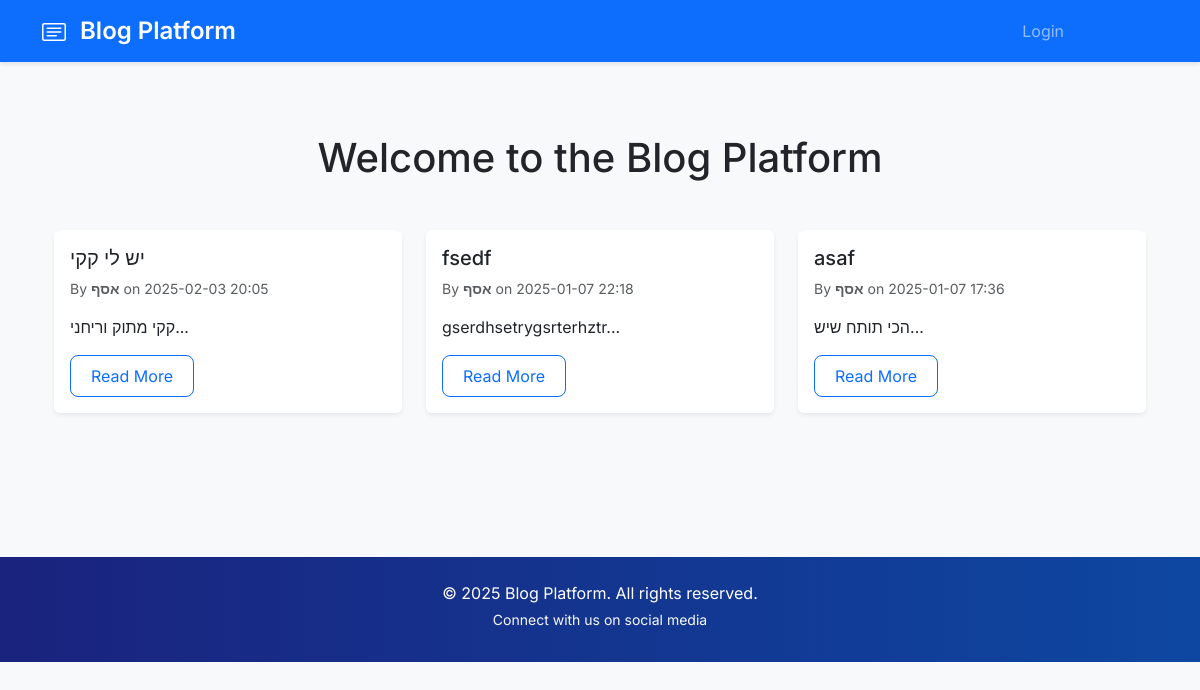
The page / on the database its author committed.
### app/models.py (models this page shows, shortened)
class Post(db.Model):
    id = db.Column(db.Integer, primary_key=True)
    title = db.Column(db.String(150), nullable=False)
    content = db.Column(db.Text, nullable=False)
    date_posted = db.Column(db.DateTime, default=datetime.utcnow)
    user_id = db.Column(db.Integer, db.ForeignKey('user.id'), nullable=False)
    comments = db.relationship('Comment', backref='post', lazy=True)

class User(db.Model, UserMixin):
    id = db.Column(db.Integer, primary_key=True)
    username = db.Column(db.String(150), unique=True, nullable=False)
    email = db.Column(db.String(150), unique=True, nullable=False)
    password = db.Column(db.String(150), nullable=False)
    is_admin = db.Column(db.Boolean, default=False)
    posts = db.relationship('Post', backref='author', lazy=True)
    comments = db.relationship('Comment', backref='author', lazy=True)

### app/routes/post_routes.py (the view)
@bp.route('/')
def home():
    page = request.args.get('page', 1, type=int)
    posts = Post.query.order_by(Post.date_posted.desc()).paginate(page=page, per_page=5)
    return render_template('home.html', posts=posts.items, pagination=posts)

### app/templates/home.html (shortened to what this page needs)
{% extends 'base.html' %}
{% block content %}
<div class="container py-5">
    <h1 class="text-center mb-5">Welcome to the Blog Platform</h1>
    <div class="row">
        {% for post in posts %}
            <div class="col-md-6 col-lg-4 mb-4">
                <div class="card h-100 shadow-sm">
                    <div class="card-body">
                        <h5 class="card-title">
                            <a href="{{ url_for('post.post_detail', post_id=post.id) }}" class="text-decoration-none text-dark">
                                {{ post.title }}
                            </a>
                        </h5>
                        <p class="text-muted small">By <strong>{{ post.author.username }}</strong> on {{ post.date_posted.strftime('%Y-%m-%d %H:%M') }}</p>
                        <p class="card-text">{{ post.content[:100] }}...</p>
                        <a href="{{ url_for('post.post_detail', post_id=post.id) }}" class="btn btn-outline-primary">Read More</a>
                    </div>
                </div>
            </div>
        {% endfor %}
    </div>
</div>
{% endblock %}

### app/static/css/style.css (style rules this page uses)
body { background-color: #f8f9fa; font-family: 'Arial', sans-serif; }
.card { border-radius: 10px; background-color: #ffffff; }

### app/templates/base.html (style rules this page uses)
body { font-family: 'Inter', sans-serif; background-color: #f8f9fa; }
.card { border: none; transition: transform 0.2s; }
.btn { border-radius: 8px; padding: 0.5rem 1.25rem; }

### rows shown on the page
Post: title "יש לי קקי", author.username "אסף", date_posted "2025-02-03 20:05", content "קקי מתוק וריחני"
Post: title "fsedf", author.username "אסף", date_posted "2025-01-07 22:18", content "gserdhsetrygsrterhztr"
Post: title "asaf", author.username "אסף", date_posted "2025-01-07 17:36", content "הכי תותח שיש"
